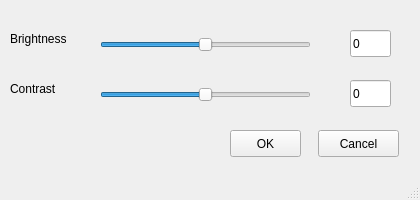
<?xml version="1.0" encoding="UTF-8"?>
<ui version="4.0">
 <class>BCadjustmentWindow</class>
 <widget class="QMainWindow" name="BCadjustmentWindow">
  <property name="geometry">
   <rect>
    <x>0</x>
    <y>0</y>
    <width>420</width>
    <height>200</height>
   </rect>
  </property>
  <property name="minimumSize">
   <size>
    <width>420</width>
    <height>200</height>
   </size>
  </property>
  <property name="maximumSize">
   <size>
    <width>420</width>
    <height>200</height>
   </size>
  </property>
  <property name="windowTitle">
   <string>Brightness/Contrast Adjestments</string>
  </property>
  <property name="inputMethodHints">
   <set>Qt::ImhDigitsOnly</set>
  </property>
  <widget class="QWidget" name="centralwidget">
   <widget class="QSlider" name="brightnesSlider">
    <property name="geometry">
     <rect>
      <x>100</x>
      <y>30</y>
      <width>211</width>
      <height>29</height>
     </rect>
    </property>
    <property name="minimum">
     <number>-255</number>
    </property>
    <property name="maximum">
     <number>255</number>
    </property>
    <property name="orientation">
     <enum>Qt::Horizontal</enum>
    </property>
    <property name="tickPosition">
     <enum>QSlider::NoTicks</enum>
    </property>
    <property name="tickInterval">
     <number>20</number>
    </property>
   </widget>
   <widget class="QSlider" name="contrastSlider">
    <property name="geometry">
     <rect>
      <x>100</x>
      <y>80</y>
      <width>211</width>
      <height>29</height>
     </rect>
    </property>
    <property name="minimum">
     <number>-255</number>
    </property>
    <property name="maximum">
     <number>255</number>
    </property>
    <property name="orientation">
     <enum>Qt::Horizontal</enum>
    </property>
    <property name="tickPosition">
     <enum>QSlider::NoTicks</enum>
    </property>
    <property name="tickInterval">
     <number>0</number>
    </property>
   </widget>
   <widget class="QLineEdit" name="brightnessEdit">
    <property name="geometry">
     <rect>
      <x>350</x>
      <y>30</y>
      <width>41</width>
      <height>27</height>
     </rect>
    </property>
    <property name="text">
     <string>0</string>
    </property>
   </widget>
   <widget class="QLineEdit" name="contrastEdit">
    <property name="geometry">
     <rect>
      <x>350</x>
      <y>80</y>
      <width>41</width>
      <height>27</height>
     </rect>
    </property>
    <property name="text">
     <string>0</string>
    </property>
   </widget>
   <widget class="QLabel" name="label">
    <property name="geometry">
     <rect>
      <x>10</x>
      <y>30</y>
      <width>81</width>
      <height>17</height>
     </rect>
    </property>
    <property name="text">
     <string>Brightness</string>
    </property>
   </widget>
   <widget class="QLabel" name="label_2">
    <property name="geometry">
     <rect>
      <x>10</x>
      <y>80</y>
      <width>67</width>
      <height>17</height>
     </rect>
    </property>
    <property name="text">
     <string>Contrast</string>
    </property>
   </widget>
   <widget class="QPushButton" name="ok">
    <property name="geometry">
     <rect>
      <x>230</x>
      <y>130</y>
      <width>71</width>
      <height>27</height>
     </rect>
    </property>
    <property name="text">
     <string>OK</string>
    </property>
   </widget>
   <widget class="QPushButton" name="cancel">
    <property name="geometry">
     <rect>
      <x>318</x>
      <y>130</y>
      <width>81</width>
      <height>27</height>
     </rect>
    </property>
    <property name="text">
     <string>Cancel</string>
    </property>
   </widget>
  </widget>
  <widget class="QMenuBar" name="menubar">
   <property name="geometry">
    <rect>
     <x>0</x>
     <y>0</y>
     <width>420</width>
     <height>25</height>
    </rect>
   </property>
  </widget>
  <widget class="QStatusBar" name="statusbar"/>
 </widget>
 <resources/>
 <connections/>
</ui>
